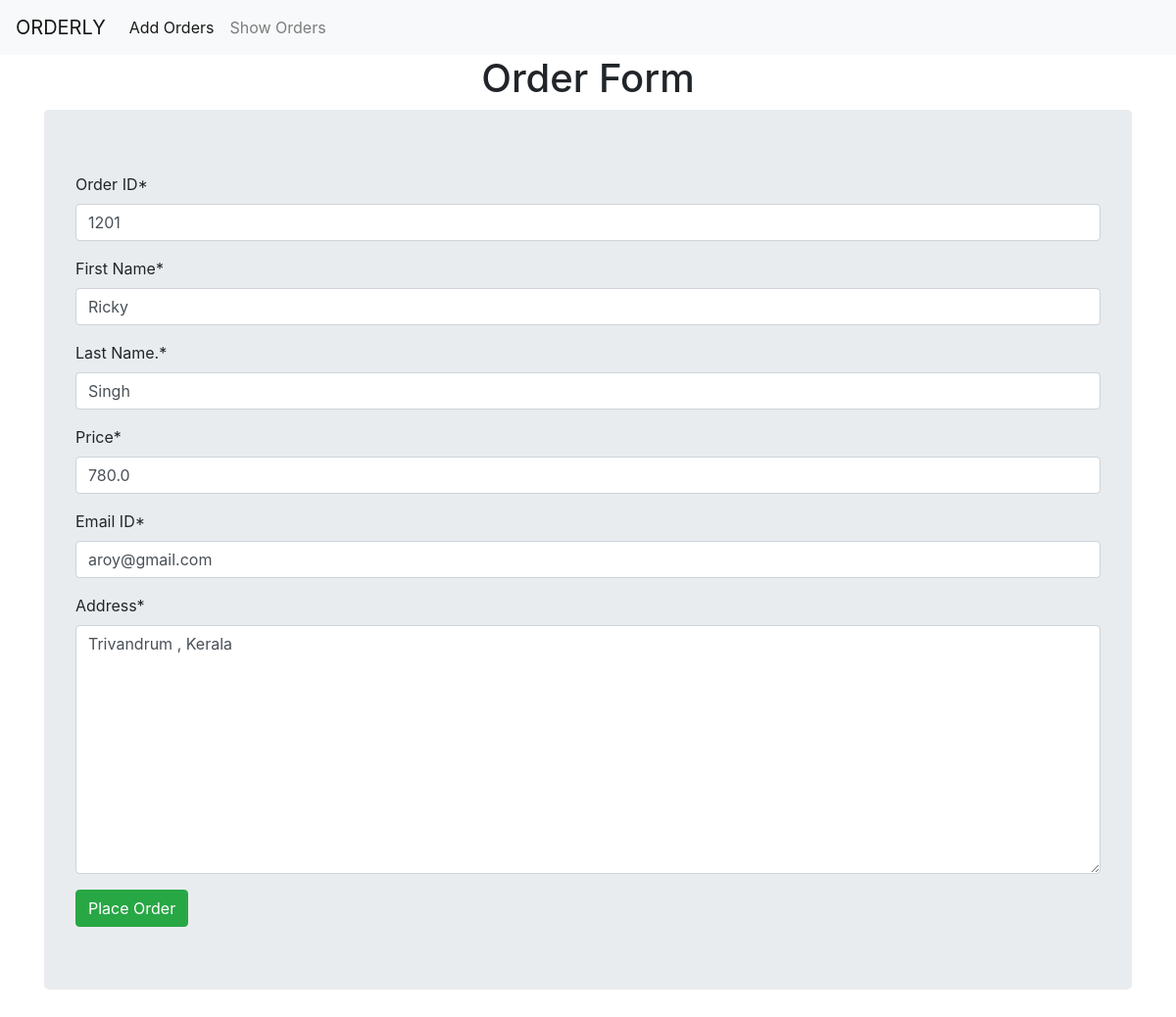
Page /up/1201 on the committed database.
### orders/models.py (models this page shows, shortened)
class Orders(models.Model):
    oid = models.IntegerField(primary_key=True)
    fname = models.CharField(max_length=20)
    lname = models.CharField(max_length=20)
    price = models.FloatField()
    mail = models.EmailField()
    addr = models.CharField(max_length=50)

### orders/views.py (the view)
# urls.py: path('up/<int:f_oid>', views.updateView, name= 'update_url'),
def updateView(request, f_oid):
    obj = Orders.objects.get(oid=f_oid)
    form = OrderForm(instance=obj)
    if request.method == 'POST':
        form = OrderForm(request.POST, instance=obj)
        if form.is_valid():
            form.save()
            return redirect('show_url')
    template_name = 'orders/orders.html'
    context = {'form': form}
    return render(request, template_name, context)

### orders/forms.py
class OrderForm(forms.ModelForm):
    class Meta:
        model = Orders
        fields = '__all__'
        labels = {
            'oid': 'Order ID',
            'fname' : 'First Name',
            'lname' : 'Last Name.' ,
            'price' : 'Price' ,
            'mail' : 'Email ID',
            'addr' : 'Address' ,
        }
        widgets  ={
            'oid' : forms.NumberInput(attrs={'placeholder': 'eg. 101'}),
            'fname' : forms.TextInput(attrs={'placeholder': 'eg. UmaShankar'}),
            'lname' : forms.TextInput(attrs={'placeholder': 'eg. Singh'}),
            'price' : forms.NumberInput(attrs={'placeholder': 'eg. 10000'}),
            'mail' : forms.EmailInput(attrs={'placeholder': 'eg. abc@gmail.com'}),
            'addr' : forms.Textarea(attrs={'placeholder': 'eg. IN'}),
        }

### orders/templates/orders/orders.html (shortened to what this page needs)
{% extends 'orders/layout.html' %}
{% load crispy_forms_tags %}
{% block content %}
<center><h1>Order Form</h1></center>
<div class="container">
    <form method="post" class="jumbotron">
        {{form|crispy}}
        <input type="submit" value="Place Order" class="btn btn-success">
    </form>
</div>
{% endblock %}

### rows in the picture
Orders: oid "1201", fname "Ricky", lname "Singh", price "780.0", mail "aroy@gmail.com", addr "Trivandrum , Kerala"
